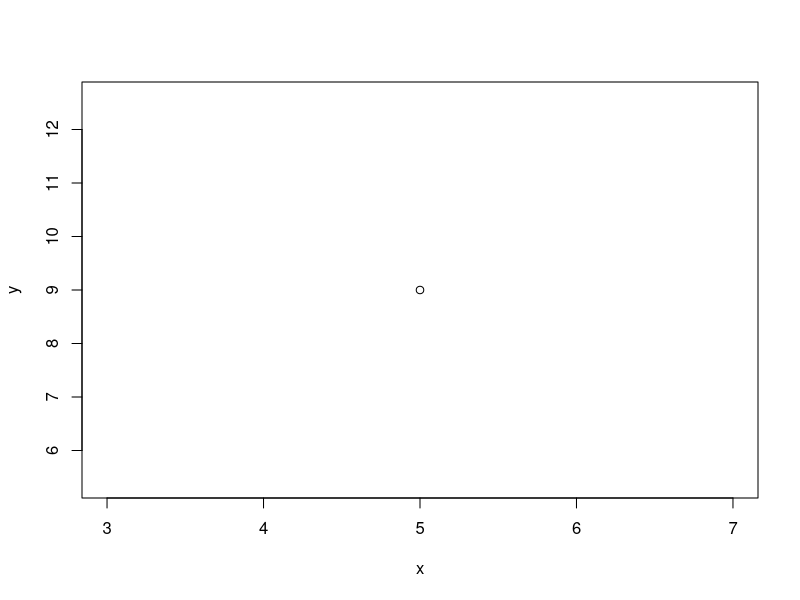

R code for this plot:
## ---- chunk 1
knitr::opts_chunk$set(echo = TRUE)
## ---- chunk 2
x <- 3 + 2
y <- 4+5
x
y
plot(x,y)
## ---- chunk 3
6*6
